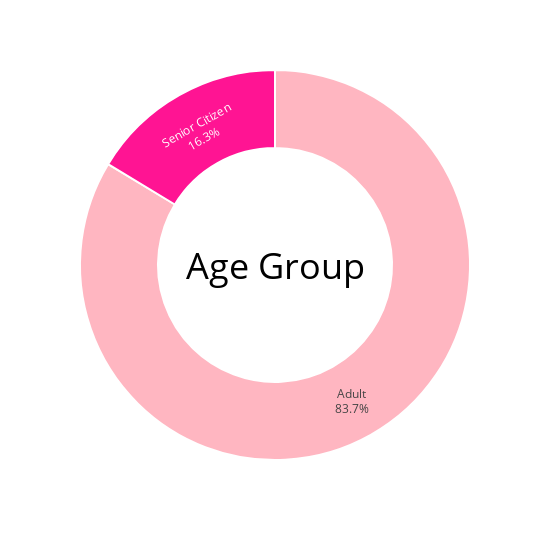

Notebook code for this chart:
### Markdown cell above
**Insights:**
* There is almost a constant(very slightly varying) trend between the average
number of website visits in a month among the customers which lie in the age group of (30-50) years which is about 5-6 times a month.

* A sharp fluctuation is there in the average number of website visits per month as soon as the age group makes a transition to customers who are 65+ years of age.

### Code cell
agegroup = df['AgeGroup'].value_counts()

fig = px.pie(labels=agegroup.index, values=agegroup.values, names=agegroup.index, width=550, height=550)

fig.update_traces(
    textposition='inside',
    textinfo='percent+label',
    hole=0.6,
    marker=dict(
        colors=np.array(['lightpink', 'deeppink', 'lightpink', 'deeppink']),
        line=dict(color='white', width=2)
    )
)

fig.update_layout(
    annotations=[
        dict(
            text='Age Group',
            x=0.5,
            y=0.5,
            font_size=36,
            showarrow=False,
            font_color='black'
        )
    ],
    showlegend=False
)

fig.show()

### Figure 1 — Plotly figure (JSON) as saved in the notebook; plotly's stock layout.template omitted (floating-point values rounded to 4 significant figures)
{"data": [{"domain": {"x": [0, 1], "y": [0, 1]}, "hole": 0.6, "hovertemplate": "label=%{label}<br>value=%{value}<extra></extra>", "labels": ["Adult", "Senior Citizen"], "legendgroup": "", "marker": {"colors": ["lightpink", "deeppink", "lightpink", "deeppink"], "line": {"color": "white", "width": 2}}, "name": "", "showlegend": true, "textinfo": "percent+label", "textposition": "inside", "type": "pie", "values": [1842, 360]}], "layout": {"annotations": [{"font": {"color": "black", "size": 36}, "showarrow": false, "text": "Age Group", "x": 0.5, "y": 0.5}], "height": 550, "legend": {"tracegroupgap": 0}, "margin": {"t": 60}, "showlegend": false, "width": 550}}
